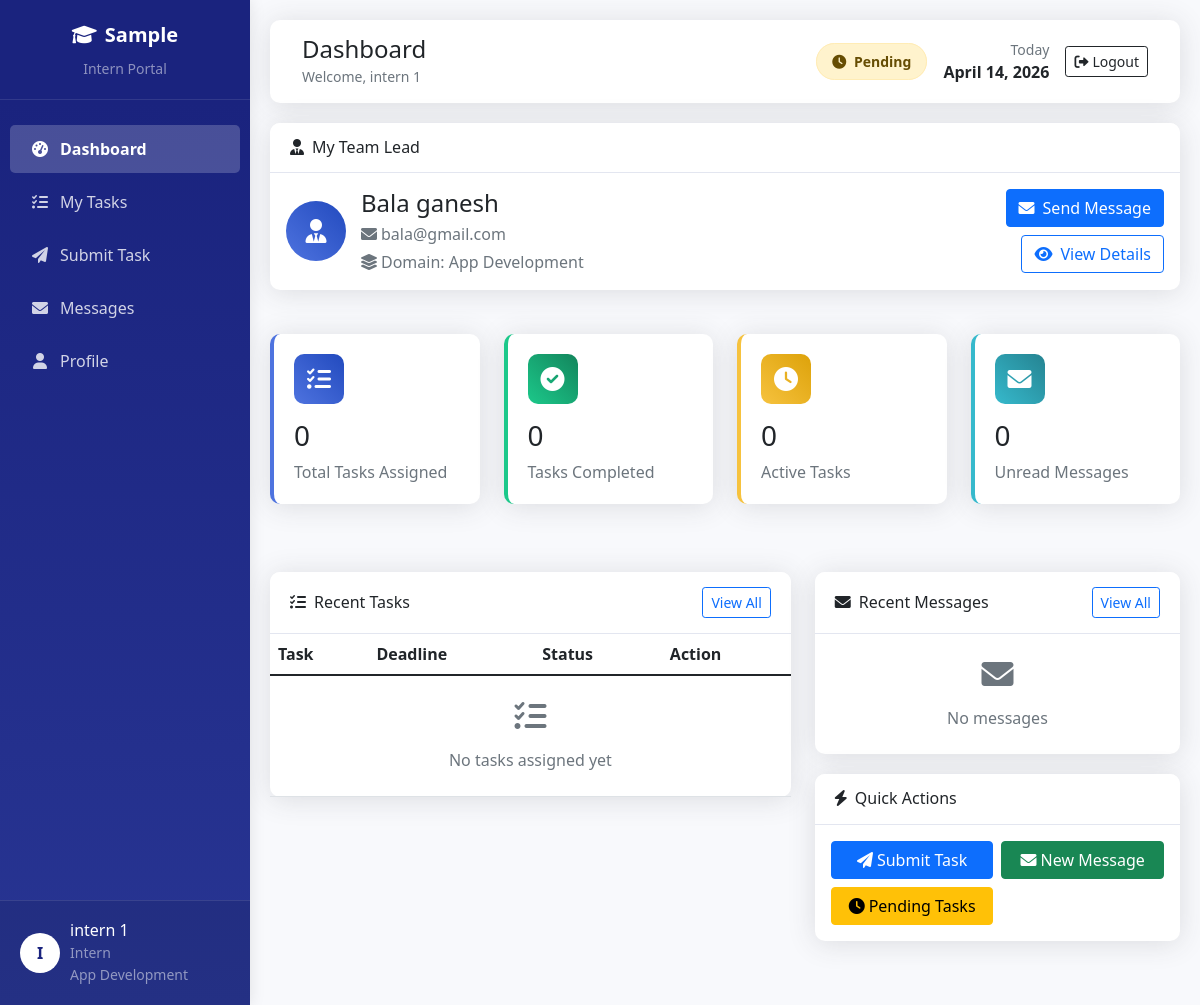
/intern/dashboard.php (signed in), run on the app's committed database.
### tables this page shows
CREATE TABLE `company_details` (
  `id` int(11) NOT NULL AUTO_INCREMENT,
  `company_name` varchar(255) NOT NULL,
  `admin_username` varchar(50) NOT NULL,
  `admin_password` varchar(255) NOT NULL,
  `internship_duration` varchar(100) DEFAULT NULL,
  `office_timing` varchar(100) DEFAULT NULL,
  `min_score_for_job` int(11) DEFAULT 70,
  `created_at` timestamp NOT NULL DEFAULT current_timestamp(),
  `updated_at` timestamp NOT NULL DEFAULT current_timestamp() ON UPDATE current_timestamp(),
  PRIMARY KEY (`id`)
);

CREATE TABLE `users` (
  `id` int(11) NOT NULL AUTO_INCREMENT,
  `username` varchar(50) NOT NULL,
  `password` varchar(255) NOT NULL,
  `email` varchar(100) NOT NULL,
  `full_name` varchar(100) NOT NULL,
  `role` enum('admin','team_lead','intern') NOT NULL,
  `domain_id` int(11) DEFAULT NULL,
  `phone` varchar(20) DEFAULT NULL,
  `join_date` date DEFAULT NULL,
  `end_date` date DEFAULT NULL,
  `is_active` tinyint(1) DEFAULT 1,
  `created_at` timestamp NOT NULL DEFAULT current_timestamp(),
  PRIMARY KEY (`id`),
  UNIQUE KEY `username` (`username`),
  UNIQUE KEY `email` (`email`)
);

CREATE TABLE `domains` (
  `id` int(11) NOT NULL AUTO_INCREMENT,
  `domain_name` varchar(100) NOT NULL,
  `description` text DEFAULT NULL,
  `created_by` int(11) DEFAULT NULL,
  `created_at` timestamp NOT NULL DEFAULT current_timestamp(),
  PRIMARY KEY (`id`)
);

### intern/dashboard.php (the view, shortened to what the rows shown need)
<?php
require_once '../config/database.php';
$intern_id = $_SESSION['user_id'];
$sql = "SELECT u.*, d.domain_name,
               tl.id as team_lead_id,
               tl.full_name as team_lead_name,
               tl.email as team_lead_email,
               tl.username as team_lead_username
        FROM users u
        LEFT JOIN domains d ON u.domain_id = d.id
        LEFT JOIN users tl ON u.domain_id = tl.domain_id AND tl.role = 'team_lead'
        WHERE u.id = ?";
$stmt = mysqli_prepare($conn, $sql);
mysqli_stmt_bind_param($stmt, "i", $intern_id);
mysqli_stmt_execute($stmt);
$intern_result = mysqli_stmt_get_result($stmt);
$intern = mysqli_fetch_assoc($intern_result);
$company_query = "SELECT company_name FROM company_details LIMIT 1";
$company_result = mysqli_query($conn, $company_query);
$company_data = mysqli_fetch_assoc($company_result);
$company_name = $company_data['company_name'] ?? 'Intern Management System';
?>
<!DOCTYPE html>
<html lang="en">
<head>
    <link href="https://cdn.jsdelivr.net/npm/bootstrap@5.1.3/dist/css/bootstrap.min.css" rel="stylesheet">
    <link rel="stylesheet" href="https://cdnjs.cloudflare.com/ajax/libs/font-awesome/6.0.0/css/all.min.css">
</head>
<body>
    <div class="sidebar">
        <div class="sidebar-header">
            <a href="dashboard.php" class="company-logo">
                <i class="fas fa-graduation-cap me-2"></i><?php echo $company_name; ?>
            </a>
            <small class="text-white-50 d-block mt-2">Intern Portal</small>
        </div>
        <div class="user-profile">
            <div class="d-flex align-items-center">
                <div class="profile-img">
                    <?php echo strtoupper(substr($intern['full_name'], 0, 1)); ?>
                </div>
                <div>
                    <h6 class="mb-0"><?php echo $intern['full_name']; ?></h6>
                    <small class="text-white-50">Intern</small>
                    <small class="text-white-50 d-block"><?php echo $intern['domain_name'] ?? 'No Domain'; ?></small>
                </div>
            </div>
        </div>
    </div>
    <div class="main-content">
        <nav class="navbar-top">
            <div class="container-fluid">
                <div class="d-flex justify-content-between align-items-center w-100">
                    <div>
                        <h4 class="mb-0">Dashboard</h4>
                        <small class="text-muted">Welcome, <?php echo $intern['full_name']; ?></small>
                    </div>
                </div>
            </div>
        </nav>
        <?php if($intern['team_lead_name']): ?>
        <div class="row mb-4">
            <div class="col-12">
                <div class="card">
                    <div class="card-header">
                        <h6 class="mb-0"><i class="fas fa-user-tie me-2"></i>My Team Lead</h6>
                    </div>
                    <div class="card-body">
                        <div class="row align-items-center">
                            <div class="col-md-8">
                                <div class="d-flex align-items-center">
                                    <div class="team-lead-icon">
                                        <i class="fas fa-user-tie"></i>
                                    </div>
                                    <div>
                                        <h4 class="mb-1"><?php echo $intern['team_lead_name']; ?></h4>
                                        <p class="mb-1 text-muted">
                                            <i class="fas fa-envelope me-1"></i><?php echo $intern['team_lead_email']; ?>
                                        </p>
                                        <p class="mb-0 text-muted">
                                            <i class="fas fa-layer-group me-1"></i>Domain: <?php echo $intern['domain_name'] ?? 'Not Assigned'; ?>
                                        </p>
                                    </div>
                                </div>
                            </div>
                            <div class="col-md-4 text-end">
                                <a href="messages.php?compose=1" class="btn btn-primary">
                                    <i class="fas fa-envelope me-2"></i>Send Message
                                </a>
                                <a href="view_team_lead.php" class="btn btn-outline-primary mt-2">
                                    <i class="fas fa-eye me-2"></i>View Details
                                </a>
                            </div>
                        </div>
                    </div>
                </div>
            </div>
        </div>
        <?php endif; ?>
        <div class="row">
            <div class="col-lg-7 mb-4">
                <div class="card">
                    <div class="card-body p-0">
                        <div class="table-responsive">
                            <table class="table table-hover mb-0">
                                <thead>
                                    <tr>
                                        <th>Task</th>
                                        <th>Deadline</th>
                                        <th>Status</th>
                                        <th>Action</th>
                                    </tr>
                                </thead>
                            </table>
                        </div>
                    </div>
                </div>
            </div>
        </div>
    </div>
</body>
</html>

### data on the page
company_details: company_name "Sample"
users: full_name "I", full_name "intern 1", domain.domain_name "App Development", users.full_name "Bala ganesh", users.email "bala@gmail.com"

### other printed values
$stats['eligibility'] "Pending"
$stats['total_tasks'] "0"
$stats['completed_tasks'] "0"
$stats['active_tasks'] "0"
$stats['unread_messages'] "0"
